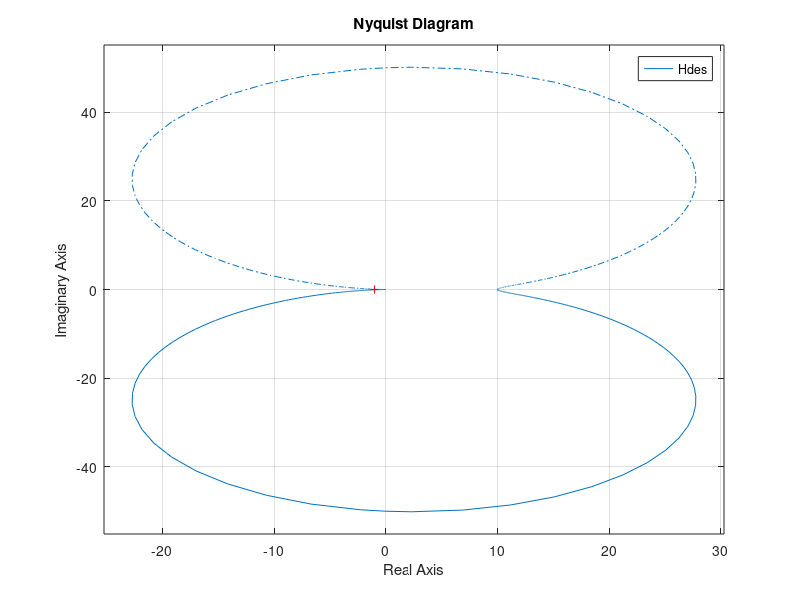

Write the MATLAB code that produced this figure.
%Hdes = tf([-5,10],[1,4,4,0]);
%Hdes = tf([-1,2],[1,4,4,0]);
%Hdes = tf([1,5],[3,10]);
%Hdes = tf([-10,10],[1,0.2,1]);
Hdes = tf([10],[1,0.2,1]);
nyquist(Hdes)